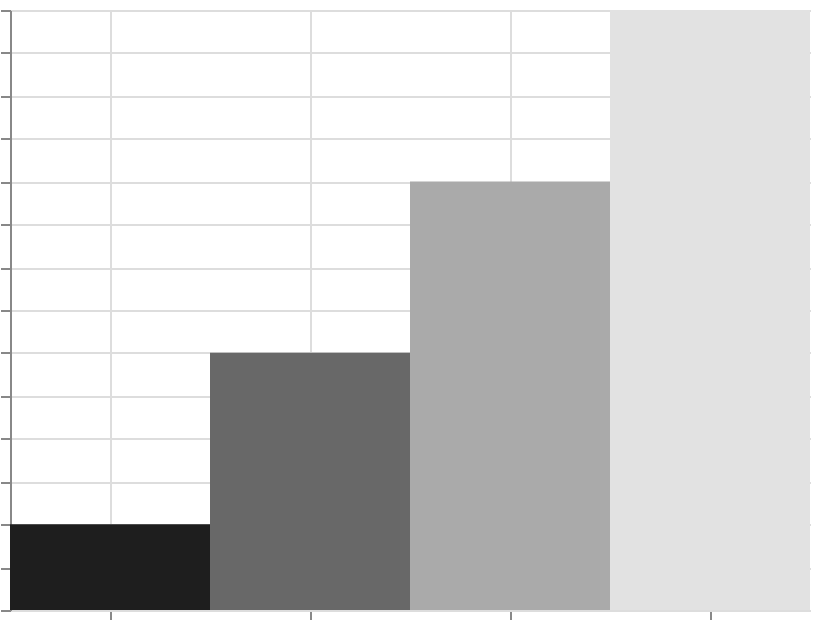

The specification (Vega-Lite) saved for this image:
### Vega specification from a JSON file in a GitHub repository (floating-point values rounded to 4 significant figures)
{"$schema": "https://vega.github.io/schema/vega/v6.json", "width": 400, "height": 300, "padding": 5, "autosize": "none", "data": [{"name": "table", "values": [{"cat": "A", "val": 10}, {"cat": "B", "val": 30}, {"cat": "C", "val": 50}, {"cat": "D", "val": 70}]}], "scales": [{"name": "x", "type": "band", "domain": {"data": "table", "field": "cat", "sort": true}, "range": "width"}, {"name": "y", "type": "linear", "domain": {"data": "table", "field": "val"}, "range": [{"signal": "height"}, 0], "zero": true, "nice": true}, {"name": "color", "type": "sequential", "domain": {"data": "table", "field": "val"}, "scheme": "greys", "reverse": true}], "marks": [{"type": "rect", "from": {"data": "table"}, "encode": {"update": {"x": {"scale": "x", "field": "cat"}, "width": {"scale": "x", "band": 1}, "y": {"scale": "y", "field": "val"}, "y2": {"scale": "y", "value": 0}, "fill": {"scale": "color", "field": "val"}}}}], "axes": [{"scale": "x", "orient": "bottom", "grid": true, "labels": false}, {"scale": "y", "orient": "left", "grid": true, "labels": false}], "legends": [{"fill": "color", "title": "Shade"}]}
